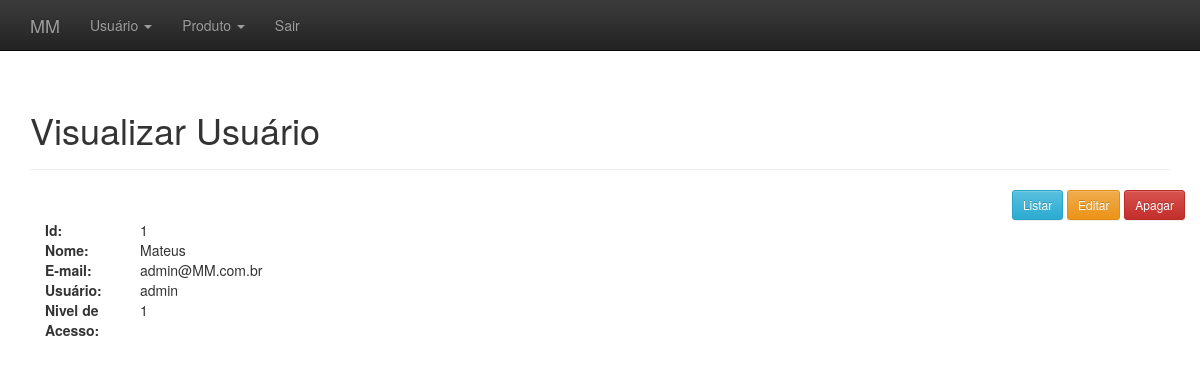
/administrativo.php?link=5&id=1 (signed in), run on the app's committed database.
### tables this page shows
CREATE TABLE IF NOT EXISTS `usuarios` (
  `id` int(11) NOT NULL AUTO_INCREMENT,
  `nome` varchar(220) NOT NULL,
  `email` varchar(220) NOT NULL,
  `login` varchar(50) NOT NULL,
  `senha` varchar(50) NOT NULL,
  `nivel_acesso_id` int(11) NOT NULL,
  `created` datetime DEFAULT NULL,
  `modified` datetime DEFAULT NULL,
  PRIMARY KEY (`id`)
);

### visual_usuario.php (the view)
<?php
	$id = $_GET['id'];
	$result = mysqli_query($conectar,"SELECT * FROM usuarios WHERE id = '$id' LIMIT 1");
	$resultado = mysqli_fetch_assoc($result);
?>
<div class="container theme-showcase" role="main">
	<div class="page-header">
		<h1>Visualizar Usuário</h1>
	</div>
	<div class="row">
		<div class="pull-right">
			<a href='administrativo.php?link=2&id=<?php echo $resultado['id']; ?>'><button type='button' class='btn btn-sm btn-info'>Listar</button></a>
			<a href='administrativo.php?link=4&id=<?php echo $resultado['id']; ?>'><button type='button' class='btn btn-sm btn-warning'>Editar</button></a>
			<a href='processa/proc_apagar_usuario.php?id=<?php echo $resultado['id']; ?>'><button type='button' class='btn btn-sm btn-danger'>Apagar</button></a>
		</div>
	</div>
	<div class="row">
		<div class="col-md-12">
			<div class=" col-sm-3 col-md-1">
				<b>Id:</b>
			</div>
			<div class=" col-sm-9 col-md-11">
				<?php echo $resultado['id']; ?>
			</div>
			<div class="col-sm-3 col-md-1">
				<b>Nome:</b>
			</div>
			<div class="col-sm-9 col-md-11">
				<?php echo $resultado['nome']; ?>
			</div>
			<div class="col-sm-3 col-md-1">
				<b>E-mail:</b>
			</div>
			<div class="col-sm-9 col-md-11">
				<?php echo $resultado['email']; ?>
			</div>
			<div class="col-sm-3 col-md-1">
				<b>Usuário:</b>
			</div>
			<div class="col-sm-9 col-md-11">
				<?php echo $resultado['login']; ?>
			</div>
			<div class="col-sm-3 col-md-1">
				<b>Nivel de Acesso:</b>
			</div>
			<div class="col-sm-9 col-md-11">
				<?php echo $resultado['nivel_acesso_id']; ?>
			</div>
		</div>
	</div>
</div>

### css/theme.css (style rules this page uses)
body { padding-top: 70px; padding-bottom: 30px; }

### data on the page
usuarios: id "1", nome "Mateus", email "admin@MM.com.br", login "admin", nivel_acesso "1"
